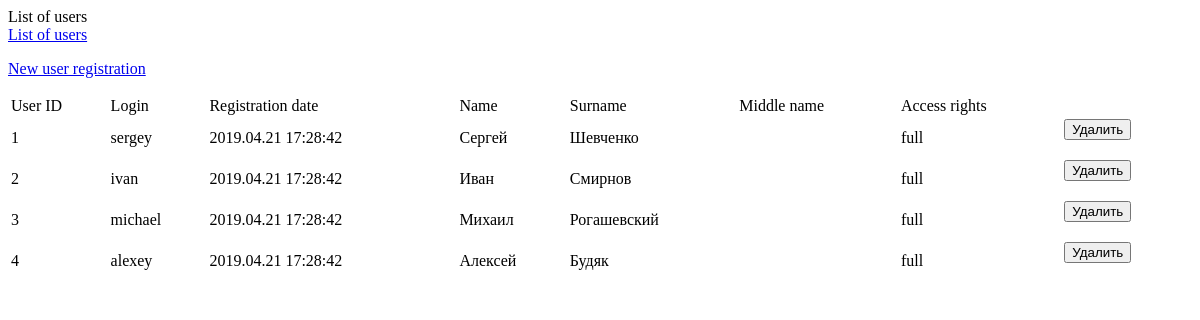
/project/content/user_management/en_app.php, run on the app's committed database.
### tables this page shows
CREATE TABLE table_account (
	id INT UNSIGNED NOT NULL AUTO_INCREMENT KEY,
    login varchar(256),
    password varchar(256),
    reg_date varchar(256),
    username_a varchar(256),
    username_b varchar(256),
    username_c varchar(256),
    access varchar(256)
);

### project/content/user_management/en_app.php (the view, shortened to what this page needs)
													<div class="centering">
															<div class="restriction">
																	<link rel="stylesheet" type="text/css" href="/project/content/user_management/style/app.style.css">
<?php
		if (isset($_GET["add"]))  {
		$title_page = "New user registration";
		include("project/source/classes/mysql.php");
		if ($sql) {
				$query = "		SELECT MAX(id) FROM table_account		";
				$result = mysqli_query($sql, $query);
				if ($result) {
						$query_rows = mysqli_num_rows($result);
						$query_array = mysqli_fetch_array($result, MYSQLI_ASSOC);
						$current_user_id = $query_array["MAX(id)"] + 1;
						$current_time = time();
				}
		}
		if (isset($_POST["submit"])) {
				$login = $_POST["login"];
				$reg_date = $_POST["reg_date"];
				$username_a = $_POST["username_a"];
				$username_b = $_POST["username_b"];
				$username_c = $_POST["username_c"];
				$password = $_POST["password"];
				$access = $_POST["access"];
				$query = "		INSERT INTO table_account (login, password, reg_date, username_a, username_b, username_c, access) VALUES ('$login', '$password', '$current_time', '$username_a', '$username_b', '$username_c', '$access')		";
				$result = mysqli_query($sql, $query);
				if ($result) {
						echo '<div class="notification"><div style="background-image: url(/project/source/ui/panel/image/notification_images/ok.png)" class="image"></div><div class="message">User successfully registered</div></div>';
				} else echo '<div class="notification"><div style="background-image: url(/project/source/ui/panel/image/notification_images/error_image.png)" class="image"></div><div class="message">Error during query 1</div></div>';
		}
?>
																	<title><?=$title_page; ?></title>
																	<div class="title"><?=$title_page; ?></div>
																	<div class="function_line">
																			<a href="/user_management"><p style="margin: 0" class="item">List of users</p></a>
																			<a href="/user_management&add"><p class="item">New user registration</p></a>
																	</div>
																	<div class="table_place">
																			<form method="post" enctype="multipart/form-data">
																			<table>
																					<tr class="row_denomination">
																							<td class="column_denomination" colspan="2">Enter data</td>
																					</tr>
																					<tr class="row_data">
																							<td class="column_data">User ID</td>
																							<td class="column_data">
																									<input class="jquery_form" type="text" name="user_id" value="<?=$current_user_id; ?>" disabled="disabled">
																							</td>
																					</tr>
																					<tr class="row_data">
																							<td class="column_data">Login</td>
																							<td class="column_data">
																									<input class="jquery_form" type="text" name="login" value="">
																							</td>
																					</tr>
																					<tr class="row_data">
																							<td class="column_data">Registration date</td>
																							<td class="column_data">
																									<input class="jquery_form" type="text" name="reg_date" value="<?=date('m.d.y', $current_time); ?>" disabled="disabled">
																							</td>
																					</tr>
																					<tr class="row_data">
																							<td class="column_data">Name</td>
																							<td class="column_data">
																									<input class="jquery_form" type="text" name="username_a" value="">
																							</td>
																					</tr>
																					<tr class="row_data">
																							<td class="column_data">Surname</td>
																							<td class="column_data">
																									<input class="jquery_form" type="text" name="username_b" value="">
																							</td>
																					</tr>
																					<tr class="row_data">
																							<td class="column_data">Middle name</td>
																							<td class="column_data">
																									<input class="jquery_form" type="text" name="username_c" value="">
																							</td>
																					</tr>
																					<tr class="row_data">
																							<td class="column_data">Password</td>
																							<td class="column_data">
																									<input class="jquery_form" type="text" name="password" value="">
																							</td>
																					</tr>
																					<tr class="row_data">
																							<td class="column_data">Access rights</td>
																							<td class="column_data">
																									<select class="jquery_form" name="access">
																										    <option value="full">full</option>
																									</select>
																							</td>
																					</tr>
																					<tr>
																							<td class="column_submit" colspan="2">
																									<input class="jquery_form" name="submit" type="submit" value="To register">
																							</td>
																					</tr>
																			</table>
																			</form>
																	</div>
<?php
		} else {
		$title_page = "List of users";
		include("project/source/classes/mysql.php");
?>
																	<div class="title"><?=$title_page; ?></div>
																	<div class="function_line">
																			<a href="/user_management"><p style="margin: 0" class="item">List of users</p></a>
																			<a href="/user_management&add"><p class="item">New user registration</p></a>
																	</div>
																	<div class="table_place">
																			<table style="width: 100%">
																					<tr class="row_denomination">
																							<td class="column_denomination">User ID</td>
																							<td class="column_denomination">Login</td>
																							<td class="column_denomination">Registration date</td>
																							<td class="column_denomination">Name</td>
																							<td class="column_denomination">Surname</td>
																							<td class="column_denomination">Middle name</td>
																							<td class="column_denomination">Access rights</td>
																							<td class="column_denomination"></td>
																					</tr>
<?php
		if ($sql) {
				$query = "		SELECT * FROM table_account		";
				$result = mysqli_query($sql, $query);
				if ($result) {
						$query_rows = mysqli_num_rows($result);
						if ($query_rows > 0) {
								for ($j = 0; $j < $query_rows; ++$j) {
										$query_array = mysqli_fetch_array($result, MYSQLI_ASSOC);
										$formatted_time = date("Y.m.d H:i:s", $query_array["reg_date"]);
echo <<<_END
																					<tr class="row_data">
																							<td class="column_data">$query_array[id]</td>
																							<td class="column_data">$query_array[login]</td>
																							<td class="column_data">$formatted_time</td>
																							<td class="column_data">$query_array[username_a]</td>
																							<td class="column_data">$query_array[username_b]</td>
																							<td class="column_data">$query_array[username_c]</td>
																							<td class="column_data">$query_array[access]</td>
																							<td class="column_data">
																									<form method="post" enctype="multipart/form-data">
																											<input type="hidden" name="user_id_post" value="$query_array[id]">
																											<input class="jquery_form" name="submit" type="submit" value="Удалить">
																									</form>
																							</td>
																					</tr>\n\n
_END;
								}
						} else {
echo <<<_END
																					<tr class="row_data">
																							<td colspan="8" class="column_data">Нет данных</td>
																					</tr>
_END;
						}
				}
		}
?>
																			</table>
																	</div>
<?php
		}
?>
															</div>
													</div>

### data on the page
table_account: id "1", login "sergey", reg_date "2019.04.21 17:28:42", username_a "Сергей", username_b "Шевченко", access "full"
table_account: id "2", login "ivan", reg_date "2019.04.21 17:28:42", username_a "Иван", username_b "Смирнов", access "full"
table_account: id "3", login "michael", reg_date "2019.04.21 17:28:42", username_a "Михаил", username_b "Рогашевский", access "full"
table_account: id "4", login "alexey", reg_date "2019.04.21 17:28:42", username_a "Алексей", username_b "Будяк", access "full"

### other printed values
$title_page "List of users"
